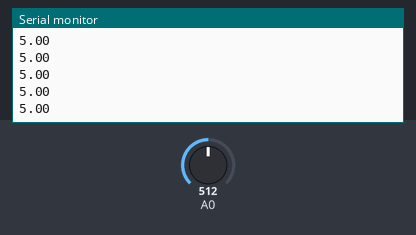
The sketch below on a simulated Arduino Uno, built with avr-gcc and run on an emulated ATmega328P. Parts: the last lines printed to the serial monitor. The inputs (shaded band) are chosen by the test bench; at power-on: A0 = 512.

Above: at 1.2 s.
1.3 s: A0 set to 716
At 2.3 s:
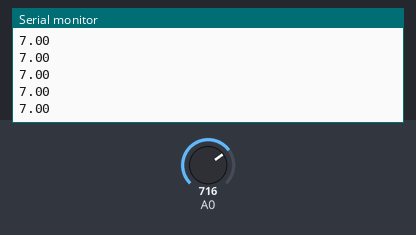
2.8 s: A0 set to 900
At 3.5 s:
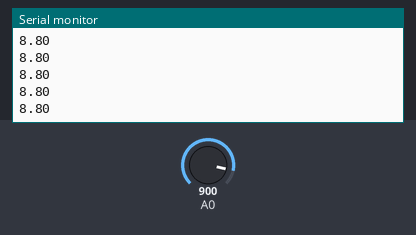
Timing chart, 0 to 5.8 s (numbered marks = the images above; inputs shaded):
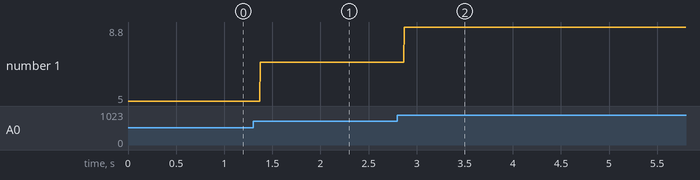

The sketch:

Voltmeter.ino
```cpp
float vout; //Voltage being read by the arduino
float vin; //Voltage being supplied

float r1=100; //Change according to the value of the first resistor
float r2=100; //Change according to the value of the second resistor

void setup() {
  // put your setup code here, to run once:
  Serial.begin(9600);
}

void loop() {
  int sensorValue = analogRead(A0);  //This gives the exact reading from the analogue pin
  vout=(sensorValue*5.0)/1023; //Converts the value to a number out of 5V
  vin=vout/(r2/(r1+r2)); //And uses voltage division to find the Voltage entering the circuit

  Serial.println(vin); //Prints the voltage
  //delay(100);
}
```

Measured:
- after the input at 1.3 s, the serial monitor: prints a new line after 0.07 s (image 1)
- after the input at 2.8 s, the serial monitor: prints a new line after 0.07 s (image 2)
- plotted number 1: 5 → 7 after the input at 1.3 s, 7 → 8.8 after the input at 2.8 s
